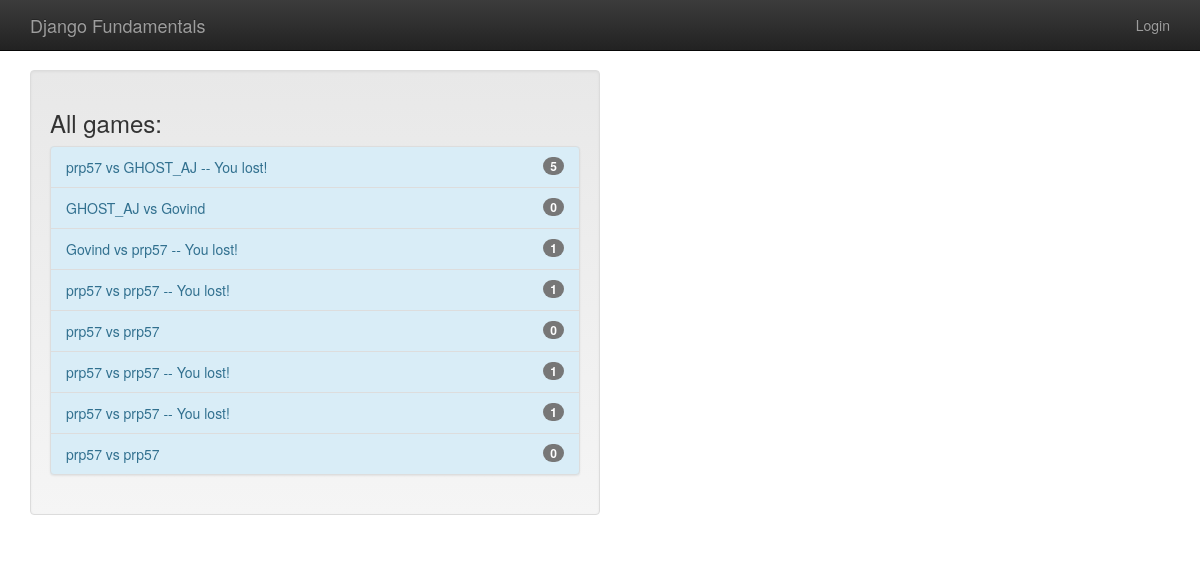
Screenshot of /games/all with the database file from the repository.
### gameplay/models.py (models this page shows, shortened)
@python_2_unicode_compatible
class Game(models.Model):
    first_player = models.ForeignKey(User, related_name="game_first_player", on_delete=models.CASCADE)
    second_player = models.ForeignKey(User, related_name="game_second_player", on_delete=models.CASCADE)
    start_time = models.DateTimeField(auto_now_add=True)
    last_active = models.DateTimeField(auto_now=True)
    status = models.CharField(max_length=1, default='F', choices=GAME_STATUS_CHOICES)
    object = GamesQuerySet.as_manager()
    def get_absolute_url(self):
        return reverse('gameplay_detail', args=[self.id])
    def __str__(self):
        return "{0} vs {1}".format(self.first_player, self.second_player)

### gameplay/views.py (the view)
# urls.py: url(r'all$', AllGamesList.as_view())
class AllGamesList(ListView):
    model = Game

### templates/gameplay/game_list.html
{% extends "base.html" %}
{% block content %}
<div class="well col-sm-6">
    <h3>All games:</h3>
    {% include "player/game_list_snippet.html" with games_list=object_list %}
</div>
{% endblock %}

### templates/player/game_list_snippet.html
{% if games_list %}
<div class="list-group bg-info">
    {% for game in games_list %}
        <a class="list-group-item list-group-item-info"
           href="{{ game.get_absolute_url }}">
            {{ game }}
            {% if game.status not in 'FS' %}
                {% if game.status == 'D' %}
                    -- Draw
                {% elif game.status == 'W' and user == game.first_player %}
                    -- You won!
                {% elif game.status == 'L' and user == game.second_player %}
                    -- You won!
                {% else %}
                    -- You lost!
                {% endif %}
            {% endif %}
            <span class="badge">{{ game.move_set.count }}</span>
        </a>
    {% endfor %}
</div>
{% endif %}

### templates/base.html (style rules this page uses)
body { padding-top: 70px; padding-bottom: 20px; }

### rows the page displays
Game: first_player+second_player "prp57 vs GHOST_AJ", status "-- You lost!", move_set.count "5"
Game: first_player+second_player "GHOST_AJ vs Govind", move_set.count "0"
Game: first_player+second_player "Govind vs prp57", status "-- You lost!", move_set.count "1"
Game: first_player+second_player "prp57 vs prp57", status "-- You lost!", move_set.count "1"
Game: first_player+second_player "prp57 vs prp57", move_set.count "0"
Game: first_player+second_player "prp57 vs prp57", status "-- You lost!", move_set.count "1"
Game: first_player+second_player "prp57 vs prp57", status "-- You lost!", move_set.count "1"
Game: first_player+second_player "prp57 vs prp57", move_set.count "0"
